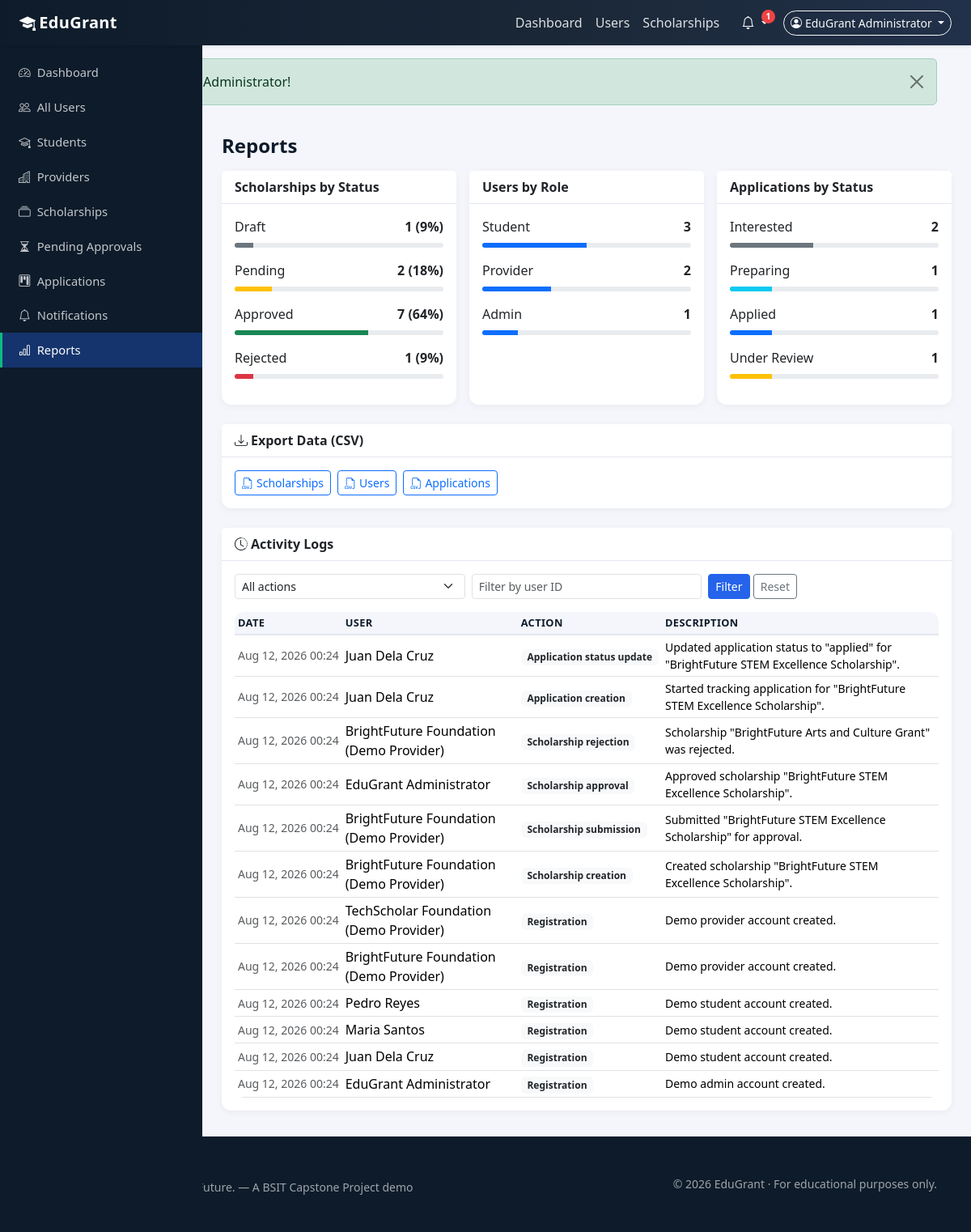
Screenshot of /admin/reports.php (signed in) with the database file from the repository.
### tables this page shows
CREATE TABLE `activity_logs` (
  `id` INT UNSIGNED NOT NULL AUTO_INCREMENT,
  `user_id` INT UNSIGNED DEFAULT NULL,
  `action` VARCHAR(190) NOT NULL,
  `description` TEXT DEFAULT NULL,
  `created_at` DATETIME NOT NULL DEFAULT CURRENT_TIMESTAMP,
  PRIMARY KEY (`id`),
  KEY `idx_log_user` (`user_id`),
  CONSTRAINT `fk_log_user` FOREIGN KEY (`user_id`)
    REFERENCES `users` (`id`) ON DELETE SET NULL ON UPDATE CASCADE
);

CREATE TABLE `users` (
  `id` INT UNSIGNED NOT NULL AUTO_INCREMENT,
  `name` VARCHAR(150) NOT NULL,
  `email` VARCHAR(190) NOT NULL,
  `password` VARCHAR(255) NOT NULL,
  `role` ENUM('student','provider','admin') NOT NULL DEFAULT 'student',
  `status` ENUM('active','inactive','suspended') NOT NULL DEFAULT 'active',
  `created_at` DATETIME NOT NULL DEFAULT CURRENT_TIMESTAMP,
  `updated_at` DATETIME NOT NULL DEFAULT CURRENT_TIMESTAMP ON UPDATE CURRENT_TIMESTAMP,
  PRIMARY KEY (`id`),
  UNIQUE KEY `uq_users_email` (`email`)
);

### includes/functions.php (called while the page is built, shortened)
<?php
function appStatusBadge(string $status): string
{
    $map = [
        'interested'  => 'secondary',
        'preparing'   => 'info',
        'applied'     => 'primary',
        'under_review'=> 'warning text-dark',
        'approved'    => 'success',
        'rejected'    => 'danger',
    ];
    return $map[$status] ?? 'secondary';
}
function scholarshipStatusBadge(string $status): string
{
    $map = [
        'draft'    => 'secondary',
        'pending'  => 'warning text-dark',
        'approved' => 'success',
        'rejected' => 'danger',
        'expired'  => 'dark',
    ];
    return $map[$status] ?? 'secondary';
}
function url(string $path = ''): string
{
    return BASE_URL . '/' . ltrim($path, '/');
}
function e(?string $value): string
{
    return htmlspecialchars((string)$value, ENT_QUOTES, 'UTF-8');
}
function clean(string $value): string
{
    return trim(strip_tags($value));
}
function formatDate(?string $date, string $format = 'F j, Y'): string
{
    $ts = strtotime($date);
    return $ts ? date($format, $ts) : '—';
}

### admin/reports.php (the view, shortened to what this page needs)
<?php
require_once __DIR__ . '/../includes/functions.php';
$pdo  = db();
$scholarshipsByStatus = $pdo->query(
    "SELECT status AS label, COUNT(*) AS c FROM scholarships GROUP BY status"
)->fetchAll();
$usersByRole = $pdo->query("SELECT role AS label, COUNT(*) AS c FROM users GROUP BY role")->fetchAll();
$applicationsByStatus = $pdo->query("SELECT status AS label, COUNT(*) AS c FROM applications GROUP BY status")->fetchAll();
$userFilter = clean($_GET['user_id'] ?? '');
$where = ['1=1'];
$params = [];
$stmt = $pdo->prepare(
    'SELECT al.*, u.name, u.email FROM activity_logs al
     LEFT JOIN users u ON u.id = al.user_id
     WHERE ' . implode(' AND ', $where) . ' ORDER BY al.created_at DESC, al.id DESC LIMIT 200'
);
$stmt->execute($params);
$logs = $stmt->fetchAll();
include BASE_PATH . '/includes/header.php';
?>
<div class="container-fluid p-0">
    <div class="d-flex">
        <?php include BASE_PATH . '/includes/sidebar.php'; ?>
        <div class="flex-grow-1 dashboard-content">
            <div class="px-3 px-lg-4">
                <h4 class="fw-bold text-navy mb-3">Reports</h4>
                <div class="row g-3 mb-4">
                    <div class="col-md-4">
                        <div class="card h-100">
                            <div class="card-header">Scholarships by Status</div>
                            <div class="card-body">
                                <?php if (empty($scholarshipsByStatus)): ?>
                                    <div class="text-muted small">No data.</div>
                                <?php else: ?>
                                    <?php $total = array_sum(array_column($scholarshipsByStatus, 'c')); ?>
                                    <?php foreach ($scholarshipsByStatus as $s): ?>
                                        <div class="d-flex justify-content-between mb-2">
                                            <span><?php echo ucfirst($s['label']); ?></span>
                                            <strong><?php echo $s['c']; ?> (<?php echo $total > 0 ? round(($s['c'] / $total) * 100) : 0; ?>%)</strong>
                                        </div>
                                        <div class="progress mb-3" style="height:6px;">
                                            <div class="progress-bar bg-<?php echo e(scholarshipStatusBadge($s['label']) === 'warning text-dark' ? 'warning' : (scholarshipStatusBadge($s['label']) === 'dark' ? 'dark' : scholarshipStatusBadge($s['label']))); ?>" style="width:<?php echo $total > 0 ? round(($s['c'] / $total) * 100) : 0; ?>%"></div>
                                        </div>
                                    <?php endforeach; ?>
                                <?php endif; ?>
                            </div>
                        </div>
                    </div>
                    <div class="col-md-4">
                        <div class="card h-100">
                            <div class="card-header">Users by Role</div>
                            <div class="card-body">
                                <?php if (empty($usersByRole)): ?>
                                    <div class="text-muted small">No data.</div>
                                <?php else: ?>
                                    <?php $total = array_sum(array_column($usersByRole, 'c')); ?>
                                    <?php foreach ($usersByRole as $u): ?>
                                        <div class="d-flex justify-content-between mb-2">
                                            <span><?php echo ucfirst($u['label']); ?></span>
                                            <strong><?php echo $u['c']; ?></strong>
                                        </div>
                                        <div class="progress mb-3" style="height:6px;">
                                            <div class="progress-bar bg-primary" style="width:<?php echo $total > 0 ? round(($u['c'] / $total) * 100) : 0; ?>%"></div>
                                        </div>
                                    <?php endforeach; ?>
                                <?php endif; ?>
                            </div>
                        </div>
                    </div>
                    <div class="col-md-4">
                        <div class="card h-100">
                            <div class="card-header">Applications by Status</div>
                            <div class="card-body">
                                <?php if (empty($applicationsByStatus)): ?>
                                    <div class="text-muted small">No data.</div>
                                <?php else: ?>
                                    <?php $total = array_sum(array_column($applicationsByStatus, 'c')); ?>
                                    <?php foreach ($applicationsByStatus as $a): ?>
                                        <div class="d-flex justify-content-between mb-2">
                                            <span><?php echo ucwords(str_replace('_', ' ', $a['label'])); ?></span>
                                            <strong><?php echo $a['c']; ?></strong>
                                        </div>
                                        <div class="progress mb-3" style="height:6px;">
                                            <div class="progress-bar bg-<?php echo e(appStatusBadge($a['label'])); ?>" style="width:<?php echo $total > 0 ? round(($a['c'] / $total) * 100) : 0; ?>%"></div>
                                        </div>
                                    <?php endforeach; ?>
                                <?php endif; ?>
                            </div>
                        </div>
                    </div>
                </div>
                <div class="card mb-4">
                    <div class="card-header"><i class="bi bi-download me-1"></i>Export Data (CSV)</div>
                    <div class="card-body">
                        <div class="d-flex flex-wrap gap-2">
                            <a class="btn btn-outline-primary btn-sm" href="<?php echo url('admin/reports.php?export=scholarships'); ?>"><i class="bi bi-filetype-csv me-1"></i>Scholarships</a>
                            <a class="btn btn-outline-primary btn-sm" href="<?php echo url('admin/reports.php?export=users'); ?>"><i class="bi bi-filetype-csv me-1"></i>Users</a>
                            <a class="btn btn-outline-primary btn-sm" href="<?php echo url('admin/reports.php?export=applications'); ?>"><i class="bi bi-filetype-csv me-1"></i>Applications</a>
                        </div>
                    </div>
                </div>
                <div class="card">
                    <div class="card-header"><i class="bi bi-clock-history me-1"></i>Activity Logs</div>
                    <div class="card-body">
                        <form method="get" class="row g-2 mb-3">
                            <div class="col-md-4">
                                <select class="form-select form-select-sm" name="action">
                                    <option value="">All actions</option>
                                </select>
                            </div>
                            <div class="col-md-4">
                                <input type="text" class="form-control form-control-sm" name="user_id" placeholder="Filter by user ID" value="<?php echo e($userFilter); ?>">
                            </div>
                            <div class="col-md-auto">
                                <button type="submit" class="btn btn-sm btn-primary-soft">Filter</button>
                                <a class="btn btn-sm btn-outline-secondary" href="<?php echo url('admin/reports.php'); ?>">Reset</a>
                            </div>
                        </form>
                        <div class="table-responsive">
                            <table class="table table-sm mb-0">
                                <thead>
                                    <tr><th>Date</th><th>User</th><th>Action</th><th>Description</th></tr>
                                </thead>
                                <tbody>
                                    <?php if (empty($logs)): ?>
                                        <tr><td colspan="4" class="text-center text-muted py-3">No activity logs match your filter.</td></tr>
                                    <?php else: ?>
                                        <?php foreach ($logs as $log): ?>
                                            <tr>
                                                <td class="text-muted small" style="white-space:nowrap;"><?php echo e(formatDate($log['created_at'], 'M j, Y H:i')); ?></td>
                                                <td><?php echo $log['name'] ? e($log['name']) : '<span class="text-muted">System</span>'; ?></td>
                                                <td><span class="badge bg-light text-dark"><?php echo e($log['action']); ?></span></td>
                                                <td class="small"><?php echo e($log['description']); ?></td>
                                            </tr>
                                        <?php endforeach; ?>
                                    <?php endif; ?>
                                </tbody>
                            </table>
                        </div>
                    </div>
                </div>
            </div>
        </div>
    </div>
</div>
<?php include BASE_PATH . '/includes/footer.php'; ?>

### assets/css/style.css (style rules this page uses)
:root { --edu-navy: #0d1b2a; --edu-navy-2: #1b2838; --edu-blue: #2563eb; --edu-blue-dark: #1e4fc2; --edu-bg: #f4f6fb; --edu-card-bg: #ffffff; --edu-green: #10b981; --edu-green-dark: #0d9d6e; --edu-border: #e4e7ef; --edu-text: #1f2937; --edu-muted: #6b7280; --edu-sidebar-width: 250px; --edu-radius: 12px; }
body { font-family: "Segoe UI", system-ui, -apple-system, "Helvetica Neue", Arial, sans-serif; background-color: var(--edu-bg); color: var(--edu-text); min-height: 100vh; }
.btn-primary-soft { background-color: var(--edu-blue); border-color: var(--edu-blue); color: #fff; }
.dashboard-layout { background: var(--edu-bg); }
.dashboard-content { margin-left: var(--edu-sidebar-width); padding-top: 1.25rem; padding-bottom: 2rem; min-height: calc(100vh - 56px); }
.card { border: none; border-radius: var(--edu-radius); box-shadow: 0 2px 10px rgba(13, 27, 42, .05); }
.card-header { background: #fff; border-bottom: 1px solid var(--edu-border); font-weight: 600; }
.table thead th { background: var(--edu-bg); border-bottom: 2px solid var(--edu-border); color: var(--edu-navy); font-size: .8rem; text-transform: uppercase; letter-spacing: .4px; white-space: nowrap; }
.table td { vertical-align: middle; }
.table-responsive { border-radius: var(--edu-radius); }
.text-navy { color: var(--edu-navy) !important; }

### rows the page displays
activity_logs: created_at "Aug 12, 2026 00:24", user.name "Juan Dela Cruz", action "Application status update", description "Updated application status to \"applied\" for \"BrightFuture STEM Excellence Scholarship\"."
activity_logs: created_at "Aug 12, 2026 00:24", user.name "Juan Dela Cruz", action "Application creation", description "Started tracking application for \"BrightFuture STEM Excellence Scholarship\"."
activity_logs: created_at "Aug 12, 2026 00:24", user.name "BrightFuture Foundation (Demo Provider)", action "Scholarship rejection", description "Scholarship \"BrightFuture Arts and Culture Grant\" was rejected."
activity_logs: created_at "Aug 12, 2026 00:24", user.name "EduGrant Administrator", action "Scholarship approval", description "Approved scholarship \"BrightFuture STEM Excellence Scholarship\"."
activity_logs: created_at "Aug 12, 2026 00:24", user.name "BrightFuture Foundation (Demo Provider)", action "Scholarship submission", description "Submitted \"BrightFuture STEM Excellence Scholarship\" for approval."
activity_logs: created_at "Aug 12, 2026 00:24", user.name "BrightFuture Foundation (Demo Provider)", action "Scholarship creation", description "Created scholarship \"BrightFuture STEM Excellence Scholarship\"."
activity_logs: created_at "Aug 12, 2026 00:24", user.name "TechScholar Foundation (Demo Provider)", action "Registration", description "Demo provider account created."
activity_logs: created_at "Aug 12, 2026 00:24", user.name "BrightFuture Foundation (Demo Provider)", action "Registration", description "Demo provider account created."
activity_logs: created_at "Aug 12, 2026 00:24", user.name "Pedro Reyes", action "Registration", description "Demo student account created."
activity_logs: created_at "Aug 12, 2026 00:24", user.name "Maria Santos", action "Registration", description "Demo student account created."
activity_logs: created_at "Aug 12, 2026 00:24", user.name "Juan Dela Cruz", action "Registration", description "Demo student account created."
activity_logs: created_at "Aug 12, 2026 00:24", user.name "EduGrant Administrator", action "Registration", description "Demo admin account created."

### other values shown
APP_NAME "EduGrant"
$notifCount "1"
$currentUser['name'] "EduGrant Administrator"
$label "Dashboard All Users Students Providers Scholarships Pending Approvals Applications Notifications Reports"
$s['label'] "Draft"
$s['c'] "1"
$s['label'] "Pending"
$s['c'] "2"
$s['label'] "Approved"
$s['c'] "7"
$s['label'] "Rejected"
$u['label'] "Student"
$u['c'] "3"
$u['label'] "Provider"
$u['c'] "2"
